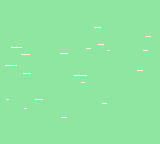

Rendered tile map (Tiled .tmx) drawn with the repository's tilesets; below, a short description and the full map source, tile grids included:
An orthogonal 20x18 tile map with 8x8 px tiles, 1 tile layer (Tile Layer 1), 3 tilesets.

<map version="1.10" tiledversion="1.11.2" orientation="orthogonal" renderorder="right-down" width="20" height="18" tilewidth="8" tileheight="8" infinite="0" nextlayerid="2" nextobjectid="1">
 <editorsettings>
  <export target="../assets/maps/water.lua" format="lua" />
 </editorsettings>
 <tileset firstgid="1" name="Water" tilewidth="8" tileheight="8" tilecount="16" columns="8">
  <image source="../assets/images/Water.png" width="64" height="16" />
 </tileset>
 <tileset firstgid="17" name="portwater" tilewidth="8" tileheight="8" tilecount="360" columns="20">
  <image source="../assets/images/portwater.png" width="160" height="144" />
 </tileset>
 <tileset firstgid="377" name="portwater3" tilewidth="8" tileheight="8" tilecount="360" columns="20">
  <image source="../assets/images/portwater3.png" width="160" height="144" />
 </tileset>
 <layer id="1" name="Tile Layer 1" width="20" height="18">
  <data encoding="csv">
377,378,379,380,381,382,383,384,385,386,387,388,389,390,391,392,393,394,395,396,
397,398,399,400,401,402,403,404,405,406,407,408,409,410,411,412,413,414,415,416,
417,418,419,420,421,422,423,424,425,426,427,428,429,430,431,432,433,434,435,436,
437,438,439,440,441,442,443,444,445,446,447,448,449,450,451,452,453,454,455,456,
457,458,459,460,461,462,463,464,465,466,467,468,469,470,471,472,473,474,475,476,
477,478,479,480,481,482,483,484,485,486,487,488,489,490,491,492,493,494,495,496,
497,498,499,500,501,502,503,504,505,506,507,508,509,510,511,512,513,514,515,516,
517,518,519,520,521,522,523,524,525,526,527,528,529,530,531,532,533,534,535,536,
537,538,539,540,541,542,543,544,545,546,547,548,549,550,551,552,553,554,555,556,
557,558,559,560,561,562,563,564,565,566,567,568,569,570,571,572,573,574,575,576,
577,578,579,580,581,582,583,584,585,586,587,588,589,590,591,592,593,594,595,596,
597,598,599,600,601,602,603,604,605,606,607,608,609,610,611,612,613,614,615,616,
617,618,619,620,621,622,623,624,625,626,627,628,629,630,631,632,633,634,635,636,
637,638,639,640,641,642,643,644,645,646,647,648,649,650,651,652,653,654,655,656,
657,658,659,660,661,662,663,664,665,666,667,668,669,670,671,672,673,674,675,676,
677,678,679,680,681,682,683,684,685,686,687,688,689,690,691,692,693,694,695,696,
697,698,699,700,701,702,703,704,705,706,707,708,709,710,711,712,713,714,715,716,
717,718,719,720,721,722,723,724,725,726,727,728,729,730,731,732,733,734,735,736
</data>
 </layer>
</map>
